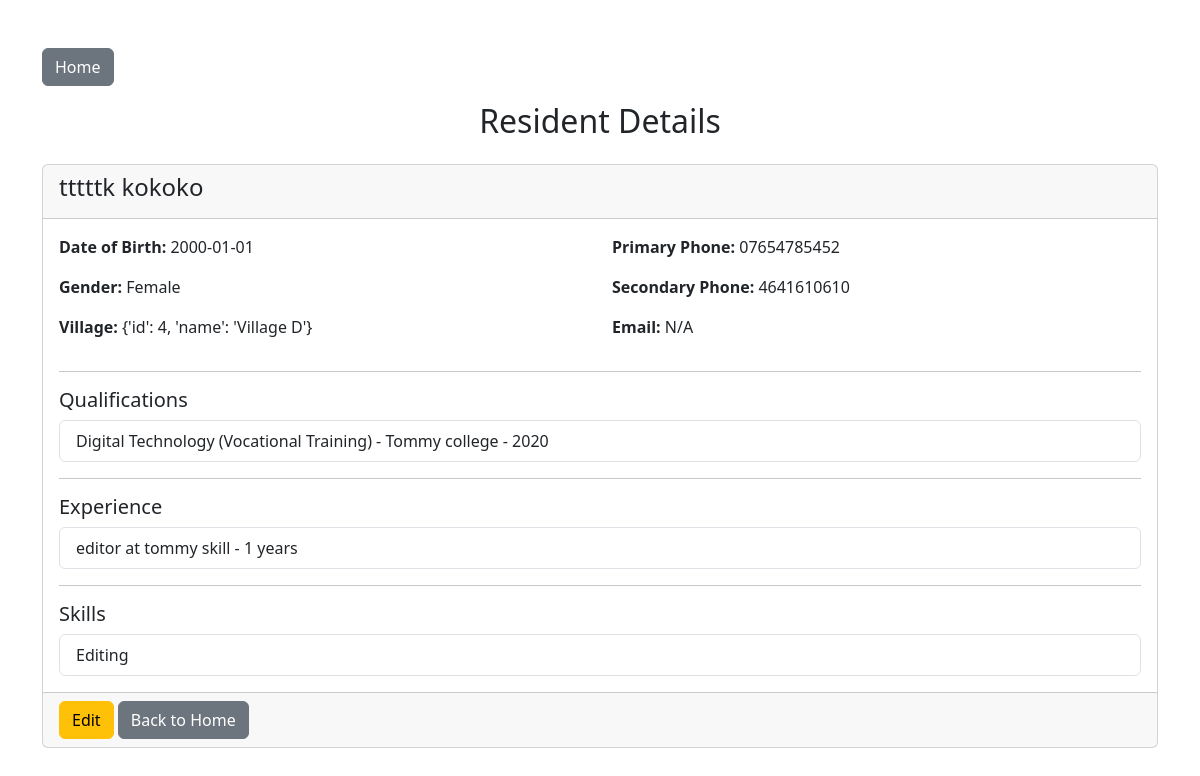
The page /view-resident/4 on the database its author committed.
### app/models.py (models this page shows)
class Resident(Base):
    __tablename__ = "residents"
    id = Column(Integer, primary_key=True, index=True)
    first_name = Column(String, nullable=False)
    last_name = Column(String, nullable=False)
    dob = Column(Date, nullable=False)
    gender = Column(String, nullable=False)
    village = Column(String, nullable=False)
    cellphone_no = Column(String, nullable=False)
    cellphone_no2 = Column(String)
    email = Column(String)
    qualifications = relationship("Qualification", back_populates="resident", cascade="all, delete-orphan")
    experiences = relationship("Experience", back_populates="resident", cascade="all, delete-orphan")
    skills = relationship("Skill", back_populates="resident", cascade="all, delete-orphan")

class Qualification(Base):
    __tablename__ = "qualifications"
    id = Column(Integer, primary_key=True, index=True)
    institution = Column(String)
    name = Column(String)
    type = Column(String)
    level = Column(String)
    year = Column(String)
    resident_id = Column(Integer, ForeignKey("residents.id"))
    resident = relationship("Resident", back_populates="qualifications")

class Experience(Base):
    __tablename__ = "experiences"
    id = Column(Integer, primary_key=True, index=True)
    company = Column(String)
    position = Column(String)
    years = Column(String)
    resident_id = Column(Integer, ForeignKey("residents.id"))
    resident = relationship("Resident", back_populates="experiences")

class Skill(Base):
    __tablename__ = "skills"
    id = Column(Integer, primary_key=True, index=True)
    name = Column(String)
    resident_id = Column(Integer, ForeignKey("residents.id"))
    resident = relationship("Resident", back_populates="skills")

### app/resident_routes.py (the view)
@router.get("/view-resident/{resident_id}", response_class=HTMLResponse)
async def view_resident(request: Request, resident_id: int, db: Session = Depends(get_db)):
    resident = db.query(Resident).filter(Resident.id == resident_id).first()
    if not resident:
        return RedirectResponse(url="/", status_code=303)
    return templates.TemplateResponse(
        "view_resident.html",
        {
            "request": request,
            "resident": resident
        }
    )

### app/templates/view_resident.html (shortened to what this page needs)
<!DOCTYPE html>
<html>
<head>
    <link href="https://cdn.jsdelivr.net/npm/bootstrap@5.3.3/dist/css/bootstrap.min.css" rel="stylesheet">
</head>
<body>
  <div class="container mt-5">
      <a href="/" class="btn btn-secondary mb-3">Home</a>
      <h2 class="mb-4 text-center">Resident Details</h2>
      <div class="card">
          <div class="card-header">
              <h4>{{ resident.first_name }} {{ resident.last_name }}</h4>
          </div>
          <div class="card-body">
              <div class="row">
                  <div class="col-md-6">
                      <p><strong>Date of Birth:</strong> {{ resident.dob }}</p>
                      <p><strong>Gender:</strong> {{ resident.gender }}</p>
                      <p><strong>Village:</strong> {{ resident.village }}</p>
                  </div>
                  <div class="col-md-6">
                      <p><strong>Primary Phone:</strong> {{ resident.cellphone_no }}</p>
                      <p><strong>Secondary Phone:</strong> {{ resident.cellphone_no2 or 'N/A' }}</p>
                      <p><strong>Email:</strong> {{ resident.email or 'N/A' }}</p>
                  </div>
              </div>
              <hr>
              <h5>Qualifications</h5>
              {% if resident.qualifications %}
              <ul class="list-group">
                  {% for qual in resident.qualifications %}
                  <li class="list-group-item">
                      {{ qual.name }} ({{ qual.type }}) - {{ qual.institution }} - {{ qual.year }}
                  </li>
                  {% endfor %}
              </ul>
              {% else %}
              <p class="text-muted">No qualifications recorded</p>
              {% endif %}
              <hr>
              <h5>Experience</h5>
              {% if resident.experiences %}
              <ul class="list-group">
                  {% for exp in resident.experiences %}
                  <li class="list-group-item">
                      {{ exp.position }} at {{ exp.company }} - {{ exp.years }} years
                  </li>
                  {% endfor %}
              </ul>
              {% else %}
              <p class="text-muted">No experience recorded</p>
              {% endif %}
              <hr>
              <h5>Skills</h5>
              {% if resident.skills %}
              <ul class="list-group">
                  {% for skill in resident.skills %}
                  <li class="list-group-item">{{ skill.name }}</li>
                  {% endfor %}
              </ul>
              {% else %}
              <p class="text-muted">No skills recorded</p>
              {% endif %}
          </div>
          <div class="card-footer">
              <a href="/edit-resident/{{ resident.id }}" class="btn btn-warning">Edit</a>
              <a href="/" class="btn btn-secondary">Back to Home</a>
          </div>
      </div>
  </div>
</body>
</html>

### rows shown on the page
Resident: first_name "tttttk", last_name "kokoko", dob "2000-01-01", gender "Female", village "{'id': 4, 'name': 'Village D'}", cellphone_no "07654785452", cellphone_no2 "4641610610", email "N/A"
Qualification: name "Digital Technology", type "Vocational Training", institution "Tommy college", year "2020"
Experience: position "editor", company "tommy skill", years "1"
Skill: name "Editing"
